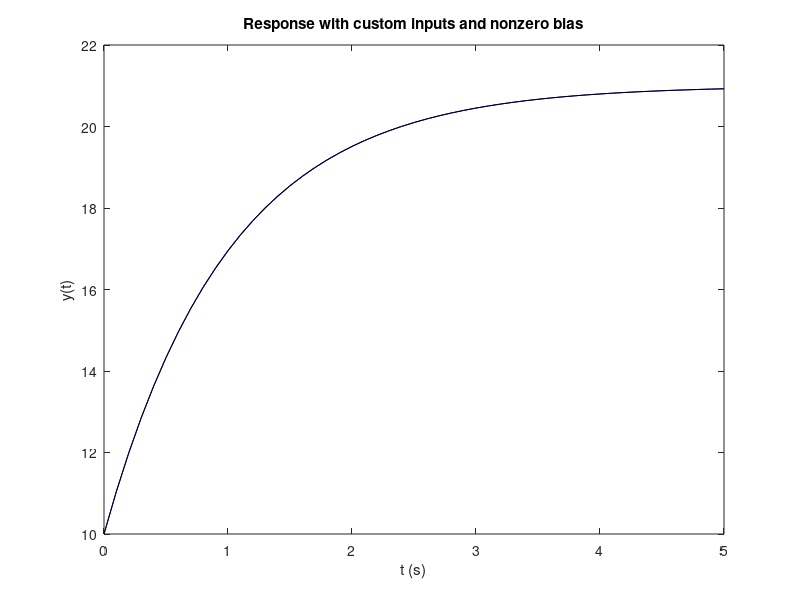

Reproduce this figure in MATLAB.
% Modelos y Simulación
% Tema: comparación lineal vs no-lineal
% Autor: Gianfranco Salomone
 
clc;
clear all;
clf;
 
% Inicialización de variables:
R = 1;
C = 1;
r = 1;

% Valores iniciales:
theta_0 = 10;
theta_amb_0 = 20;
e_0 = 1;
e_t = 1;  % si e_t es aproximadamente igual a e_0, el modelo linealizado es válido

% -------------------------------- Modelo linealizado --------------------------------
AA = [-1/(R*C)];
BB = [1/(R*C) 2*e_0/(C*r) -e_0^2/(r*C) ];
CC = [1];
DD = 0;

sys = ss(AA, BB, CC, DD);

% Respuesta al escalón
% step(sys);
% Respuesta a CI
% initial(sys, [theta_0]);

% Análisis con condiciones iniciales
t  = 0:0.1:5;                            % time vector
u1 = theta_amb_0 * ones(size(t));        % constant ambient
u2 = e_0     * ones(size(t));            % constant e
u3 = ones(size(t));                      % the bias‑augment “1”
U  = [u1; u2; u3]';                      % size: length(t)×3

x0 = [theta_0];             % your actual initial state
y = lsim(sys, U, t, x0);
plot(t, y, 'b-', 'LineWidth', 0.5);
xlabel('t (s)'); ylabel('y(t)');
title('Response with custom inputs and nonzero bias');


% -------------------------------- Modelo no-lineal --------------------------------
AA_nl = [-1/(R*C)];
BB_nl = [1/(R*C) 1/(C*r)];
CC_nl = [1];
DD_nl = 0;

sys_nl = ss(AA_nl, BB_nl, CC_nl, DD_nl);

% Análisis con condiciones iniciales
t  = 0:0.1:5;                            % time vector
u1 = theta_amb_0 * ones(size(t));        % constant ambient
u2 = e_t^2     * ones(size(t));          % constant e
U  = [u1; u2]';                          % size: length(t)×2

x0 = [theta_0];             % your actual initial state
y_nl = lsim(sys_nl, U, t, x0);
hold on;
plot(t, y_nl, 'k-', 'LineWidth', 0.5);
xlabel('t (s)'); ylabel('y(t)');
title('Response with custom inputs and nonzero bias');
hold off;